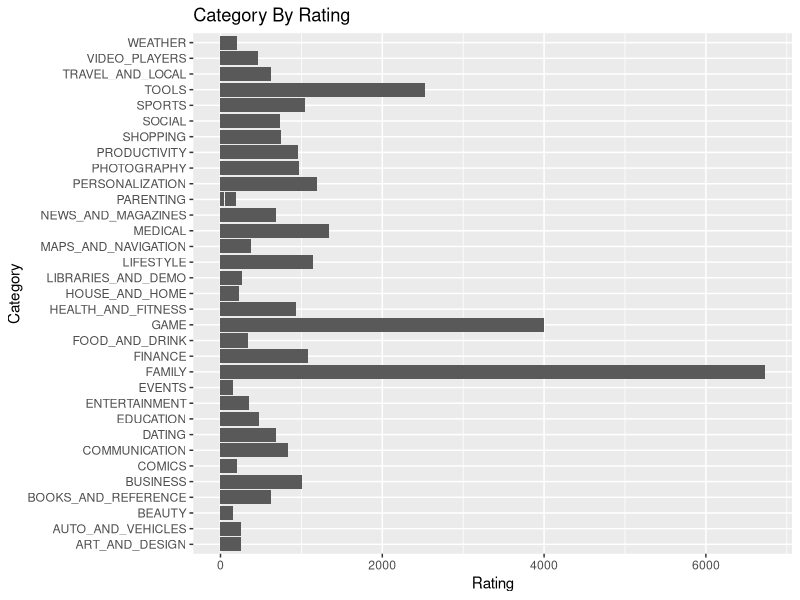
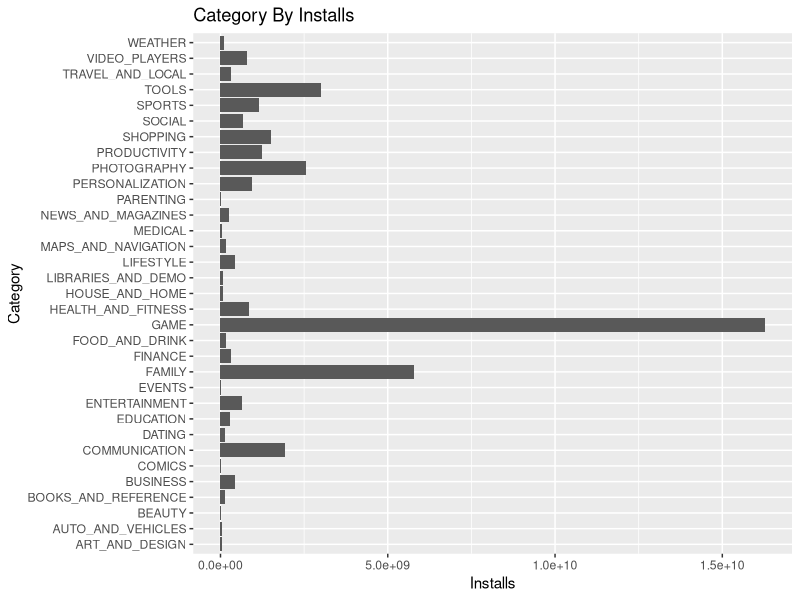

Source code (R) for these figures, in order: (Note: a time limit stopped this script after it produced the figures.)
## ---- chunk 1
knitr::opts_chunk$set(echo = TRUE)
## ---- chunk 2

library(caret)
library(rpart)
d <- read.csv("googleplaystore.csv")
d <- d[d$Size != 'Varies with device',]
d <- d[d$Current.Ver != 'Varies with device',]
d <- d[!is.nan(d$Current.Ver),]
d <- d[!is.nan(d$Rating),]
d <- d[!is.nan(d$Price),]
d <- d[!is.nan(d$Type),]
d$Installs <- gsub(',', '', d$Installs)
d$Installs <- gsub('\\+', '', d$Installs)
d$Installs <- as.numeric(as.character((d$Installs)))
d$Current.Ver <- gsub('[a-z_()A-Z\\-\\+]', '', d$Current.Ver)
d$Price <- gsub('\\$', '', d$Price)
d$Price <- as.numeric(as.character((d$Price)))
d$Updates <- ifelse(d$Current.Ver >= 2 , ifelse(d$Current.Ver >= 4, 2, 1), 0)
d <- subset(d, select = c('App','Category','Rating','Reviews','Size','Installs','Type','Price','Content.Rating','Last.Updated','Updates','Android.Ver' ))
d <- d[order(d$Installs, decreasing = TRUE),]
d <- tail(d, nrow(d) -34)

## ---- chunk 3
library(ggplot2)
library(ggthemes)

g <- ggplot(d, aes(Category,Rating))
g2 <- ggplot(d, aes(Category,Installs))

g + geom_bar(stat = "identity") + coord_flip() + ggtitle("Category By Rating")
g2 + geom_bar(stat = "identity") + coord_flip()+ ggtitle("Category By Installs")
## ---- chunk 4
library(randomForest)
library(caret)


set.seed(100)
train <- sample(nrow(d), 0.7*nrow(d), replace = FALSE)
TrainSet <- d[train,]
ValidSet <- d[-train,]


model1 <- randomForest(Installs ~ Category +Type + Rating + Reviews , data = TrainSet, nTrees = 300, mtry = 3, importance = TRUE, savePredictions = "final", classProbs = TRUE)
model1

#model1$pred[order(model1$pred),2]

#class_log <- ifelse(model1[,1] > .5, "YES", "NO")
#p <- confusionMatrix(class_log, ValidSet[["Installs"]])
#p

#confusionMatrix(model1, conf.level = 0.95, threshold = 0.8)
#confusionMatrix(model1, ValidSet, positive = NULL, dnn = c("Prediction", "Reference"))

#p1 <- predict(model1, TrainSet, type="response")
#print("Prediction & Confusion Matrix - train data")

#confusionMatrix(model1$pred[order(model1$pred),2], TrainSet$Installs)
## ---- chunk 5
library(caret)
d <- na.omit(d)

set.seed(4000)
dmv = dummyVars(~Category + Reviews + Rating + Size + Type + Price + Content.Rating + Last.Updated + Updates + Android.Ver , data = d)
features = predict(dmv, d)
#head(features)
y = d$Installs
#plot(density(y))

ctr <- trainControl(method = "cv", number = 4, classProbs = F, search='random')
fit = train(features,y,
            method = 'rpart',
            trControl = ctr, tuneLength = 10)
fit


## ---- chunk 6

library(caret)
d <- na.omit(d)

dmv = dummyVars(~Category + Rating , data = d)
features = predict(dmv, d)
#head(features)
y = d$Installs
#plot(density(y))

ctr <- trainControl(method = "cv", number = 4, classProbs = F, search='random')
fit = train(features,y,
            method = 'rpart',
            trControl = ctr, tuneLength = 10)
fit
## ---- chunk 7
d <- na.omit(d)
set.seed(4000)
dmv = dummyVars(~Category + Reviews + Rating, data = d)
features = predict(dmv,d)
y = d$Installs

ctr <- trainControl(method = "cv", number = 4, classProbs = F, search = "random")
fit <- train(features,y , method = 'rpart', trControl = ctr, tuneLength = 10)
fit

## ---- chunk 8
library(ggplot2)
library(cluster)


set.seed(30)

d=na.omit(d)
d$Reviews <- as.numeric(d$Reviews)
d$Rating <- as.numeric(d$Rating)

clusters<-kmeans(scale(d[,4:3]), 5, nstart=25)

d$cluster=as.factor(clusters$cluster)
View(d)
ggplot(d, aes(x=Reviews, y=Rating, color=cluster)) +geom_point()
